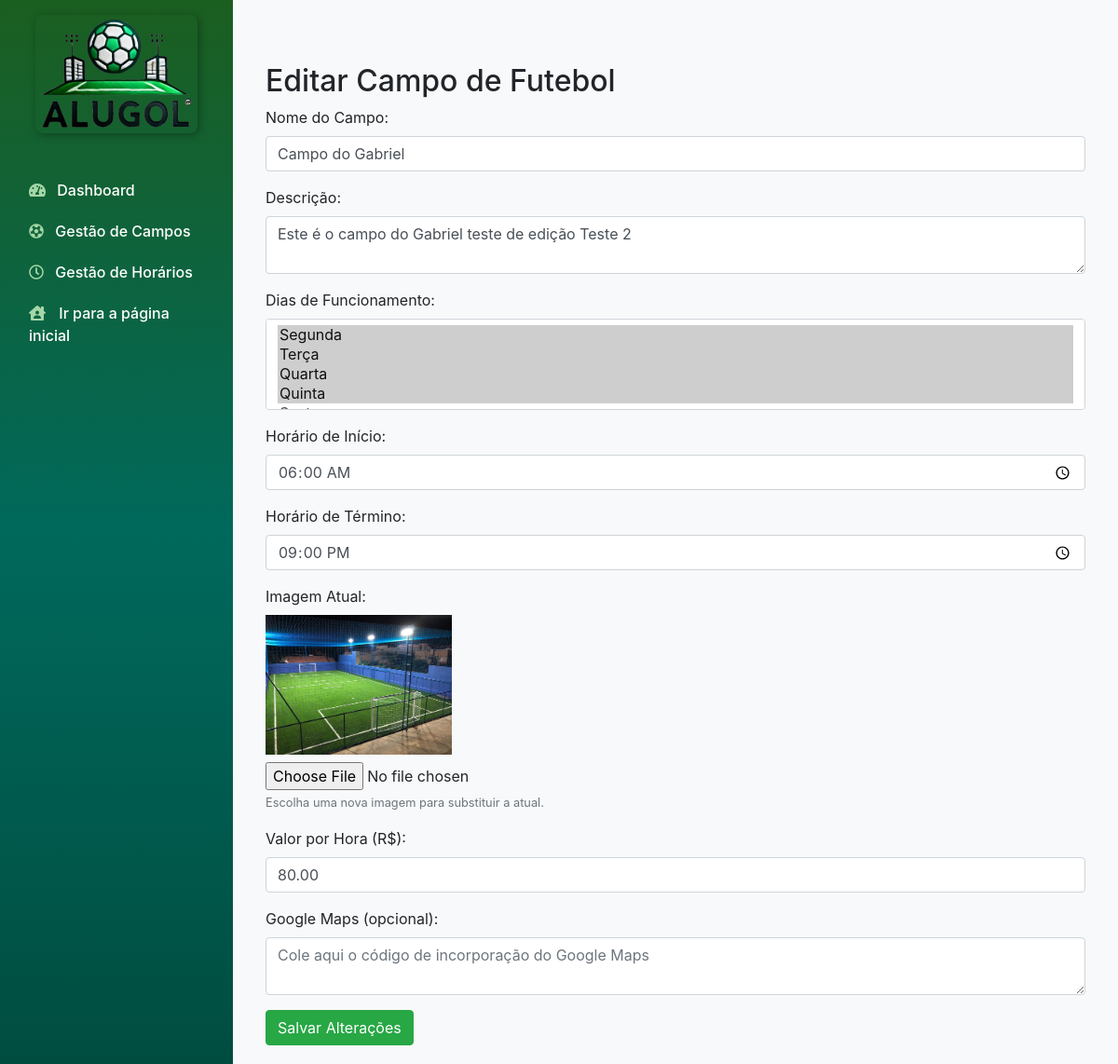
The app's page /admin/index.php?controller=campo&action=edit&id=4 (signed in) with its own data.
### tables this page shows
CREATE TABLE `campos` (
  `id` int(11) NOT NULL,
  `nome` varchar(255) NOT NULL,
  `descricao` text DEFAULT NULL,
  `imagens` text DEFAULT NULL,
  `dias_funcionamento` varchar(255) DEFAULT NULL,
  `horario_inicio` time DEFAULT NULL,
  `horario_fim` time DEFAULT NULL,
  `usuario_id` int(11) DEFAULT NULL,
  `valor_por_hora` decimal(10,2) DEFAULT NULL,
  `google_maps_script` text DEFAULT NULL
);

### admin/app/controllers/CampoController.php (called while the page is built, shortened)
<?php
require_once __DIR__ . '/../models/Campo.php';
class CampoController extends Controller {
    public function edit($id) {
        $campoModel = new Campo();
        $campo = $campoModel->findById($id);
        $this->view('campo/edit', ['campo' => $campo]);
    }
    public function view($viewPath, $data = []) {
        extract($data);
        require_once 'app/views/' . $viewPath . '.php';
    }
}

### admin/app/models/Campo.php (called while the page is built, shortened)
<?php
require_once __DIR__ . '/../../config/database.php';
class Campo extends Model {
    private $conn;
    public function __construct() {
        $database = new Database();
        $this->conn = $database->connect();
    }
    public function findById($id) {
        $query = "SELECT * FROM campos WHERE id = :id";
        $stmt = $this->conn->prepare($query);
        $stmt->bindParam(':id', $id);
        $stmt->execute();
        return $stmt->fetch(PDO::FETCH_ASSOC);
    }
}

### admin/config/database.php (called while the page is built, shortened)
<?php
class Database {
    private $host = 'localhost';
    private $db_name = 'admin_gabriel-teste-nao-apagar';
    private $username = 'admin_gabriel-teste-nao-apagar';
    private $password = 'D7JbZL4G8m22sQY2AXwE';
    public function connect() {
        $this->conn = null;
        try {
            $this->conn = new \PDO("mysql:host=" . $this->host . ";dbname=" . $this->db_name, $this->username, $this->password);
            $this->conn->setAttribute(\PDO::ATTR_ERRMODE, \PDO::ERRMODE_EXCEPTION);
        } catch(\PDOException $exception) {
            echo "Erro de conexão: " . $exception->getMessage();
        }
        return $this->conn;
    }
}

### admin/app/views/campo/edit.php (the view, shortened to what this page needs)
<?php include 'app/views/head.php'; ?>
<div class="container mt-5">
    <h2>Editar Campo de Futebol</h2>
    <?php if (isset($campo) && !empty($campo)): ?>
        <form method="POST" action="index.php?controller=campo&action=edit&id=<?= $campo['id'] ?>" enctype="multipart/form-data">
            <div class="form-group">
                <label for="nome">Nome do Campo:</label>
                <input type="text" class="form-control" id="nome" name="nome" value="<?= htmlspecialchars($campo['nome']) ?>" required>
            </div>
            <div class="form-group">
                <label for="descricao">Descrição:</label>
                <textarea class="form-control" id="descricao" name="descricao" required><?= htmlspecialchars($campo['descricao']) ?></textarea>
            </div>
            <div class="form-group">
                <label for="dias_funcionamento">Dias de Funcionamento:</label>
                <select multiple class="form-control" id="dias_funcionamento" name="dias_funcionamento[]">
                    <?php $dias = explode(',', $campo['dias_funcionamento']); ?>
                    <option value="Segunda" <?= in_array('Segunda', $dias) ? 'selected' : '' ?>>Segunda</option>
                    <option value="Terça" <?= in_array('Terça', $dias) ? 'selected' : '' ?>>Terça</option>
                    <option value="Quarta" <?= in_array('Quarta', $dias) ? 'selected' : '' ?>>Quarta</option>
                    <option value="Quinta" <?= in_array('Quinta', $dias) ? 'selected' : '' ?>>Quinta</option>
                    <option value="Sexta" <?= in_array('Sexta', $dias) ? 'selected' : '' ?>>Sexta</option>
                </select>
            </div>
            <div class="form-group">
                <label for="horario_inicio">Horário de Início:</label>
                <input type="time" class="form-control" id="horario_inicio" name="horario_inicio" value="<?= htmlspecialchars($campo['horario_inicio']) ?>" required>
            </div>
            <div class="form-group">
                <label for="horario_fim">Horário de Término:</label>
                <input type="time" class="form-control" id="horario_fim" name="horario_fim" value="<?= htmlspecialchars($campo['horario_fim']) ?>" required>
            </div>
            <div class="form-group">
                <label for="imagens">Imagem Atual:</label><br>
                <?php if (!empty($campo['imagens'])): ?>
                    <img src="/gabriel-testes/alugol/uploads/<?= htmlspecialchars($campo['imagens']) ?>" alt="Imagem Atual" style="width: 200px; height: auto;" class="mb-2">
                <?php endif; ?>
                <input type="file" class="form-control-file" id="imagens" name="imagens">
                <small class="form-text text-muted">Escolha uma nova imagem para substituir a atual.</small>
            </div>
            <div class="form-group">
                <label for="valor_por_hora">Valor por Hora (R$):</label>
                <input type="number" class="form-control" id="valor_por_hora" name="valor_por_hora" value="<?= htmlspecialchars($campo['valor_por_hora']) ?>" step="0.01" min="0" required>
            </div>
            <div class="form-group">
                <label for="google_maps_script">Google Maps (opcional):</label>
                <textarea class="form-control" id="google_maps_script" name="google_maps_script" rows="2" placeholder="Cole aqui o código de incorporação do Google Maps"><?= htmlspecialchars($campo['google_maps_script']) ?></textarea>
            </div>
            <button type="submit" class="btn btn-success">Salvar Alterações</button>
        </form>
    <?php else: ?>
        <p class="alert alert-warning">Campo não encontrado.</p>
    <?php endif; ?>
</div>

### records on screen
campos: nome "Campo do Gabriel", descricao "Este é o campo do Gabriel teste de edição Teste 2", dias_funcionamento "Segunda ☑ / Terça ☑ / Quarta ☑ / Quinta ☑", horario_inicio "06:00:00", horario_fim "21:00:00", imagens (picture), valor_por_hora "80.00"
